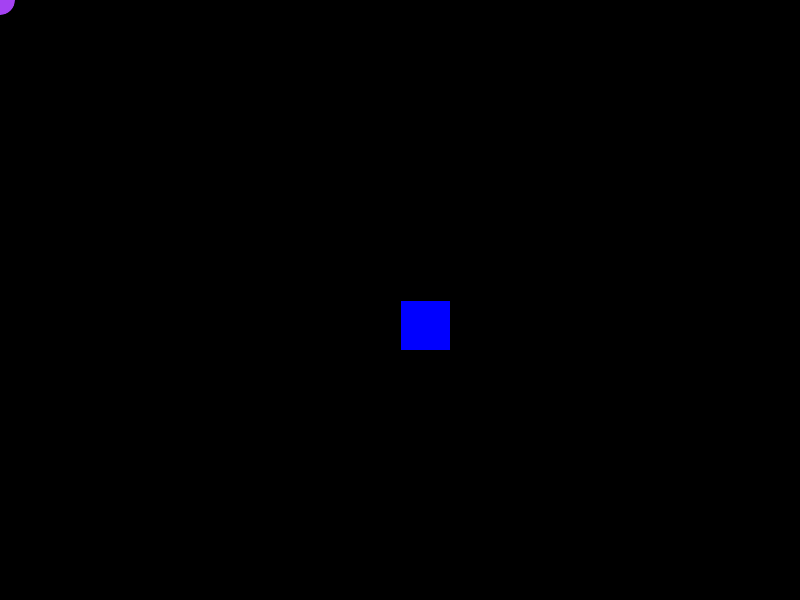
Frame 1 (no input)
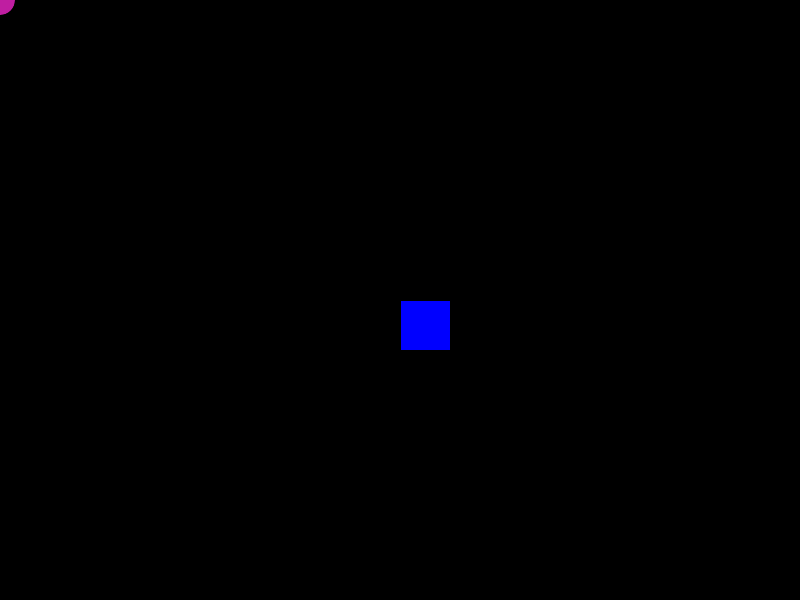
Frame 60 (the mouse pressed at the canvas centre just before this capture)
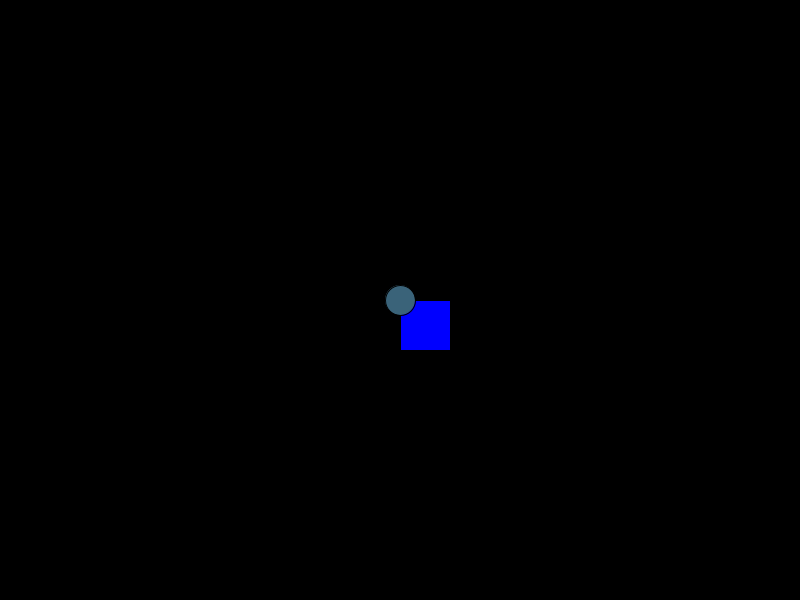
Frame 120 (the mouse held since frame 60 and released just before this capture)

The Processing sketch that drew these frames (run headless with seeded random() and noise(); from frame 60 on, the mouse is pressed at the canvas centre):

// Processing sketch: VoidFunctions
// ── VoidFunctions.pde
void setup (){
size (800,600);

}

void draw (){
background(0);
DrawBlueSquare();
DrawMouseCircle(random(255),random(255),random(255));
}

void DrawBlueSquare(){
  fill(0,0,255);
  rect(width/2,height/2,50,50);

  
}

void DrawMouseCircle(float r,float g,float b){
  fill(r,g,b);
  ellipse(mouseX,mouseY, 30,30);
  
}
